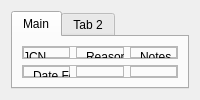
            <widget class="QWidget" name="newJCN_view">
             <layout class="QVBoxLayout" name="verticalLayout_3">
              <item>
               <widget class="QTabWidget" name="newJCN_tabWidget">
                <property name="currentIndex">
                 <number>0</number>
                </property>
                <widget class="QWidget" name="main_2">
                 <attribute name="title">
                  <string>Main</string>
                 </attribute>
                 <layout class="QVBoxLayout" name="verticalLayout_10">
                  <item>
                   <widget class="QFrame" name="frame_21">
                    <property name="frameShape">
                     <enum>QFrame::StyledPanel</enum>
                    </property>
                    <property name="frameShadow">
                     <enum>QFrame::Raised</enum>
                    </property>
                    <layout class="QHBoxLayout" name="horizontalLayout_17">
                     <property name="spacing">
                      <number>6</number>
                     </property>
                     <property name="leftMargin">
                      <number>0</number>
                     </property>
                     <property name="topMargin">
                      <number>0</number>
                     </property>
                     <property name="rightMargin">
                      <number>0</number>
                     </property>
                     <property name="bottomMargin">
                      <number>0</number>
                     </property>
                     <item>
                      <widget class="QFrame" name="frame_18">
                       <property name="frameShape">
                        <enum>QFrame::StyledPanel</enum>
                       </property>
                       <property name="frameShadow">
                        <enum>QFrame::Raised</enum>
                       </property>
                       <widget class="QLineEdit" name="disposition_lineEdit_2">
                        <property name="geometry">
                         <rect>
                          <x>0</x>
                          <y>140</y>
                          <width>91</width>
                          <height>31</height>
                         </rect>
                        </property>
                        <property name="styleSheet">
                         <string notr="true">background-color: rgb(148, 177, 255);
border: 1px solid #000000;
border-radius: 10px;
font: 12pt &quot;Verdana&quot;;
color: rgb(66, 8, 36);</string>
                        </property>
                       </widget>
                       <widget class="QLabel" name="disposition_label_2">
                        <property name="geometry">
                         <rect>
                          <x>0</x>
                          <y>120</y>
                          <width>81</width>
                          <height>20</height>
                         </rect>
                        </property>
                        <property name="text">
                         <string>Disposition</string>
                        </property>
                       </widget>
                       <widget class="QLabel" name="JCN_label_2">
                        <property name="geometry">
                         <rect>
                          <x>0</x>
                          <y>0</y>
                          <width>121</width>
                          <height>20</height>
                         </rect>
                        </property>
                        <property name="text">
                         <string>JCN</string>
                        </property>
                       </widget>
                       <widget class="QLineEdit" name="JCN_lineEdit_2">
                        <property name="geometry">
                         <rect>
                          <x>0</x>
                          <y>20</y>
                          <width>231</width>
                          <height>31</height>
                         </rect>
                        </property>
                        <property name="styleSheet">
                         <string notr="true">background-color: rgb(148, 177, 255);
border: 1px solid #000000;
border-radius: 10px;
font: 12pt &quot;Verdana&quot;;
color: rgb(66, 8, 36);</string>
                        </property>
                       </widget>
                       <widget class="QLabel" name="priority_label_2">
                        <property name="geometry">
                         <rect>
                          <x>140</x>
                          <y>120</y>
                          <width>91</width>
                          <height>20</height>
                         </rect>
                        </property>
                        <property name="text">
                         <string>Priority</string>
                        </property>
                       </widget>
                       <widget class="QComboBox" name="priority_comboBox">
                        <property name="geometry">
                         <rect>
                          <x>140</x>
                          <y>140</y>
                          <width>91</width>
                          <height>31</height>
                         </rect>
                        </property>
                        <property name="styleSheet">
                         <string notr="true">background-color: rgb(148, 177, 255);
border: 1px solid #000000;
border-radius: 10px;
font: 12pt &quot;Verdana&quot;;
color: rgb(66, 8, 36);</string>
                        </property>
                       </widget>
                       <widget class="QLineEdit" name="reportedBy_lineEdit">
                        <property name="geometry">
                         <rect>
                          <x>0</x>
                          <y>80</y>
                          <width>231</width>
                          <height>31</height>
                         </rect>
                        </property>
                        <property name="styleSheet">
                         <string notr="true">background-color: rgb(148, 177, 255);
border: 1px solid #000000;
border-radius: 10px;
font: 12pt &quot;Verdana&quot;;
color: rgb(66, 8, 36);</string>
                        </property>
                       </widget>
                       <widget class="QLabel" name="reportedBy_label">
                        <property name="geometry">
                         <rect>
                          <x>0</x>
                          <y>60</y>
                          <width>101</width>
                          <height>20</height>
                         </rect>
                        </property>
                        <property name="text">
                         <string>Reported By</string>
                        </property>
                       </widget>
                      </widget>
                     </item>
                     <item>
                      <widget class="QFrame" name="frame_20">
                       <property name="frameShape">
                        <enum>QFrame::StyledPanel</enum>
                       </property>
                       <property name="frameShadow">
                        <enum>QFrame::Raised</enum>
                       </property>
                       <widget class="QLabel" name="reason_label_2">
                        <property name="geometry">
                         <rect>
                          <x>10</x>
                          <y>0</y>
                          <width>121</width>
                          <height>20</height>
                         </rect>
                        </property>
                        <property name="text">
                         <string>Reason</string>
                        </property>
                       </widget>
                       <widget class="QTextEdit" name="reason_textEdit_2">
                        <property name="geometry">
                         <rect>
                          <x>0</x>
                          <y>20</y>
                          <width>241</width>
                          <height>161</height>
                         </rect>
                        </property>
                        <property name="styleSheet">
                         <string notr="true">background-color: rgb(148, 177, 255);
border: 1px solid #000000;
border-radius: 10px;
font: 12pt &quot;Verdana&quot;;
color: rgb(66, 8, 36);</string>
                        </property>
                       </widget>
                      </widget>
                     </item>
                     <item>
                      <widget class="QFrame" name="frame_19">
                       <property name="frameShape">
                        <enum>QFrame::StyledPanel</enum>
                       </property>
                       <property name="frameShadow">
                        <enum>QFrame::Raised</enum>
                       </property>
                       <widget class="QLabel" name="notes_label_2">
                        <property name="geometry">
                         <rect>
                          <x>10</x>
                          <y>0</y>
                          <width>121</width>
                          <height>20</height>
                         </rect>
                        </property>
                        <property name="text">
                         <string>Notes</string>
                        </property>
                       </widget>
                       <widget class="QTextEdit" name="notes_textEdit_2">
                        <property name="geometry">
                         <rect>
                          <x>0</x>
                          <y>20</y>
                          <width>241</width>
                          <height>161</height>
                         </rect>
                        </property>
                        <property name="styleSheet">
                         <string notr="true">background-color: rgb(148, 177, 255);
border: 1px solid #000000;
border-radius: 10px;
font: 12pt &quot;Verdana&quot;;
color: rgb(66, 8, 36);</string>
                        </property>
                       </widget>
                      </widget>
                     </item>
                    </layout>
                   </widget>
                  </item>
                  <item>
                   <widget class="QFrame" name="frame_22">
                    <property name="frameShape">
                     <enum>QFrame::StyledPanel</enum>
                    </property>
                    <property name="frameShadow">
                     <enum>QFrame::Raised</enum>
                    </property>
                    <layout class="QHBoxLayout" name="horizontalLayout_18">
                     <property name="spacing">
                      <number>6</number>
                     </property>
                     <property name="leftMargin">
                      <number>0</number>
                     </property>
                     <property name="topMargin">
                      <number>0</number>
                     </property>
                     <property name="rightMargin">
                      <number>0</number>
                     </property>
                     <property name="bottomMargin">
                      <number>0</number>
                     </property>
                     <item>
                      <widget class="QFrame" name="frame_23">
                       <property name="frameShape">
                        <enum>QFrame::StyledPanel</enum>
                       </property>
                       <property name="frameShadow">
                        <enum>QFrame::Raised</enum>
                       </property>
                       <widget class="QLabel" name="dateFound_label">
                        <property name="geometry">
                         <rect>
                          <x>10</x>
                          <y>0</y>
                          <width>121</width>
                          <height>20</height>
                         </rect>
                        </property>
                        <property name="text">
                         <string>Date Found</string>
                        </property>
                       </widget>
                       <widget class="QDateTimeEdit" name="dateFound_dateTimeEdit">
                        <property name="geometry">
                         <rect>
                          <x>10</x>
                          <y>20</y>
                          <width>194</width>
                          <height>22</height>
                         </rect>
                        </property>
                        <property name="styleSheet">
                         <string notr="true">background-color: rgb(148, 177, 255);
border: 1px solid #000000;
border-radius: 10px;
font: 12pt &quot;Verdana&quot;;
color: rgb(66, 8, 36);</string>
                        </property>
                       </widget>
                      </widget>
                     </item>
                     <item>
                      <widget class="QFrame" name="frame_24">
                       <property name="frameShape">
                        <enum>QFrame::StyledPanel</enum>
                       </property>
                       <property name="frameShadow">
                        <enum>QFrame::Raised</enum>
                       </property>
                       <widget class="QLabel" name="subsystem_label">
                        <property name="geometry">
                         <rect>
                          <x>10</x>
                          <y>70</y>
                          <width>81</width>
                          <height>20</height>
                         </rect>
                        </property>
                        <property name="text">
                         <string>Sub System</string>
                        </property>
                       </widget>
                       <widget class="QComboBox" name="subsystem_comboBox">
                        <property name="geometry">
                         <rect>
                          <x>10</x>
                          <y>90</y>
                          <width>221</width>
                          <height>31</height>
                         </rect>
                        </property>
                        <property name="styleSheet">
                         <string notr="true">background-color: rgb(148, 177, 255);
border: 1px solid #000000;
border-radius: 10px;
font: 12pt &quot;Verdana&quot;;
color: rgb(66, 8, 36);</string>
                        </property>
                       </widget>
                       <widget class="QComboBox" name="simulator_comboBox">
                        <property name="geometry">
                         <rect>
                          <x>8</x>
                          <y>30</y>
                          <width>221</width>
                          <height>31</height>
                         </rect>
                        </property>
                        <property name="styleSheet">
                         <string notr="true">background-color: rgb(148, 177, 255);
border: 1px solid #000000;
border-radius: 10px;
font: 12pt &quot;Verdana&quot;;
color: rgb(66, 8, 36);</string>
                        </property>
                       </widget>
                       <widget class="QLabel" name="simulator_label_2">
                        <property name="geometry">
                         <rect>
                          <x>10</x>
                          <y>10</y>
                          <width>121</width>
                          <height>20</height>
                         </rect>
                        </property>
                        <property name="text">
                         <string>Simulator</string>
                        </property>
                       </widget>
                      </widget>
                     </item>
                     <item>
                      <widget class="QFrame" name="frame_25">
                       <property name="frameShape">
                        <enum>QFrame::StyledPanel</enum>
                       </property>
                       <property name="frameShadow">
                        <enum>QFrame::Raised</enum>
                       </property>
                       <widget class="QPushButton" name="addJCN_pushButton">
                        <property name="geometry">
                         <rect>
                          <x>70</x>
                          <y>160</y>
                          <width>121</width>
                          <height>51</height>
                         </rect>
                        </property>
                        <property name="minimumSize">
                         <size>
                          <width>121</width>
                          <height>51</height>
                         </size>
                        </property>
                        <property name="maximumSize">
                         <size>
                          <width>121</width>
                          <height>51</height>
                         </size>
                        </property>
                        <property name="styleSheet">
                         <string notr="true">#addJCN_pushButton {
    border-radius: 15px;
    border: 3px solid rgb(120, 157, 186);
    text-align: center;
    background-color: qlineargradient(x1: 0, y1: 0, x2: 0, y2: 1, stop: 0 rgb(75,100,130), stop: 1 rgb(61, 80, 95));
}

#addJCN_pushButton:hover {
    border-radius: 16px;
    border: 3px solid rgb(186, 157, 120);
    background-color: qlineargradient(x1: 0, y1: 0, x2: 0, y2: 1, stop: 0 rgb(95,120,150), stop: 1 rgb(75,100,130));
}

#addJCN_pushButton:pressed {
    background-color: qlineargradient(x1: 0, y1: 0, x2: 0, y2: 1, stop: 0 rgb(61, 80, 95), stop: 1 rgb(45,64,75));
}</string>
                        </property>
                        <property name="text">
                         <string>Add JCN</string>
                        </property>
                       </widget>
                      </widget>
                     </item>
                    </layout>
                    <zorder>frame_25</zorder>
                    <zorder>frame_23</zorder>
                    <zorder>frame_24</zorder>
                   </widget>
                  </item>
                 </layout>
                </widget>
                <widget class="QWidget" name="tab_4">
                 <attribute name="title">
                  <string>Tab 2</string>
                 </attribute>
                </widget>
               </widget>
              </item>
             </layout>
            </widget>
